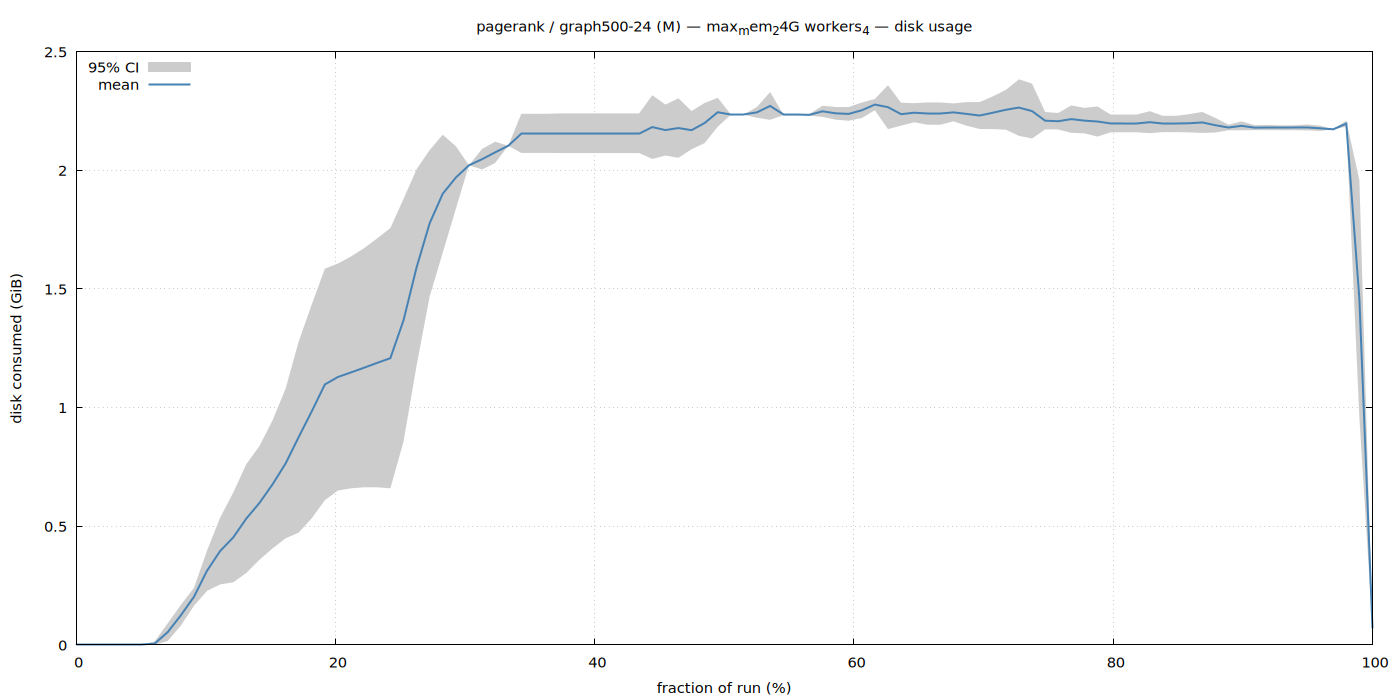

Reproduce this figure in gnuplot.
set terminal pngcairo size 1400,700 enhanced font 'Sans,11'
set output '/home/ubuntu/nvm/results/pagerank/M/graph500-24/max_mem_24G_workers_4/disk.png'
set title "pagerank / graph500-24 (M) — max_mem_24G workers_4 — disk usage"
set xlabel 'fraction of run (%)'
set ylabel 'disk consumed (GiB)'
set grid
set key top left
set yrange [0:*]
plot '/home/ubuntu/nvm/results/pagerank/M/graph500-24/max_mem_24G_workers_4/disk.dat' using 1:3:4 with filledcurves lc rgb '#cccccc' title '95% CI', \
     '' using 1:2 with lines lw 2 lc rgb '#4682b4' title 'mean'
